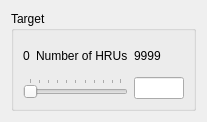
        <widget class="QWidget" name="page_3">
         <property name="sizePolicy">
          <sizepolicy hsizetype="Preferred" vsizetype="Preferred">
           <horstretch>0</horstretch>
           <verstretch>0</verstretch>
          </sizepolicy>
         </property>
         <layout class="QGridLayout" name="gridLayout_10">
          <item row="0" column="0">
           <widget class="QGroupBox" name="targetGroup">
            <property name="sizePolicy">
             <sizepolicy hsizetype="Preferred" vsizetype="Fixed">
              <horstretch>0</horstretch>
              <verstretch>0</verstretch>
             </sizepolicy>
            </property>
            <property name="minimumSize">
             <size>
              <width>0</width>
              <height>100</height>
             </size>
            </property>
            <property name="title">
             <string>Target</string>
            </property>
            <layout class="QGridLayout" name="gridLayout_17">
             <item row="0" column="0">
              <widget class="QLabel" name="targetMin">
               <property name="text">
                <string>0</string>
               </property>
               <property name="wordWrap">
                <bool>true</bool>
               </property>
              </widget>
             </item>
             <item row="0" column="1">
              <widget class="QLabel" name="targetLabel">
               <property name="sizePolicy">
                <sizepolicy hsizetype="Preferred" vsizetype="Preferred">
                 <horstretch>0</horstretch>
                 <verstretch>0</verstretch>
                </sizepolicy>
               </property>
               <property name="text">
                <string>Number of HRUs</string>
               </property>
              </widget>
             </item>
             <item row="0" column="2">
              <widget class="QLabel" name="targetMax">
               <property name="text">
                <string>9999</string>
               </property>
              </widget>
             </item>
             <item row="1" column="0" colspan="2">
              <widget class="QSlider" name="targetSlider">
               <property name="orientation">
                <enum>Qt::Horizontal</enum>
               </property>
               <property name="tickPosition">
                <enum>QSlider::TicksAbove</enum>
               </property>
              </widget>
             </item>
             <item row="1" column="2">
              <widget class="QLineEdit" name="targetVal">
               <property name="sizePolicy">
                <sizepolicy hsizetype="Expanding" vsizetype="Fixed">
                 <horstretch>0</horstretch>
                 <verstretch>0</verstretch>
                </sizepolicy>
               </property>
               <property name="minimumSize">
                <size>
                 <width>50</width>
                 <height>0</height>
                </size>
               </property>
               <property name="maximumSize">
                <size>
                 <width>50</width>
                 <height>16777215</height>
                </size>
               </property>
               <property name="toolTip">
                <string>The target number of HRUs to be created.  The target is likely to be exceeded,
particularly when it is small or there are landuses being split or exempt from removal.</string>
               </property>
              </widget>
             </item>
            </layout>
           </widget>
          </item>
         </layout>
        </widget>
